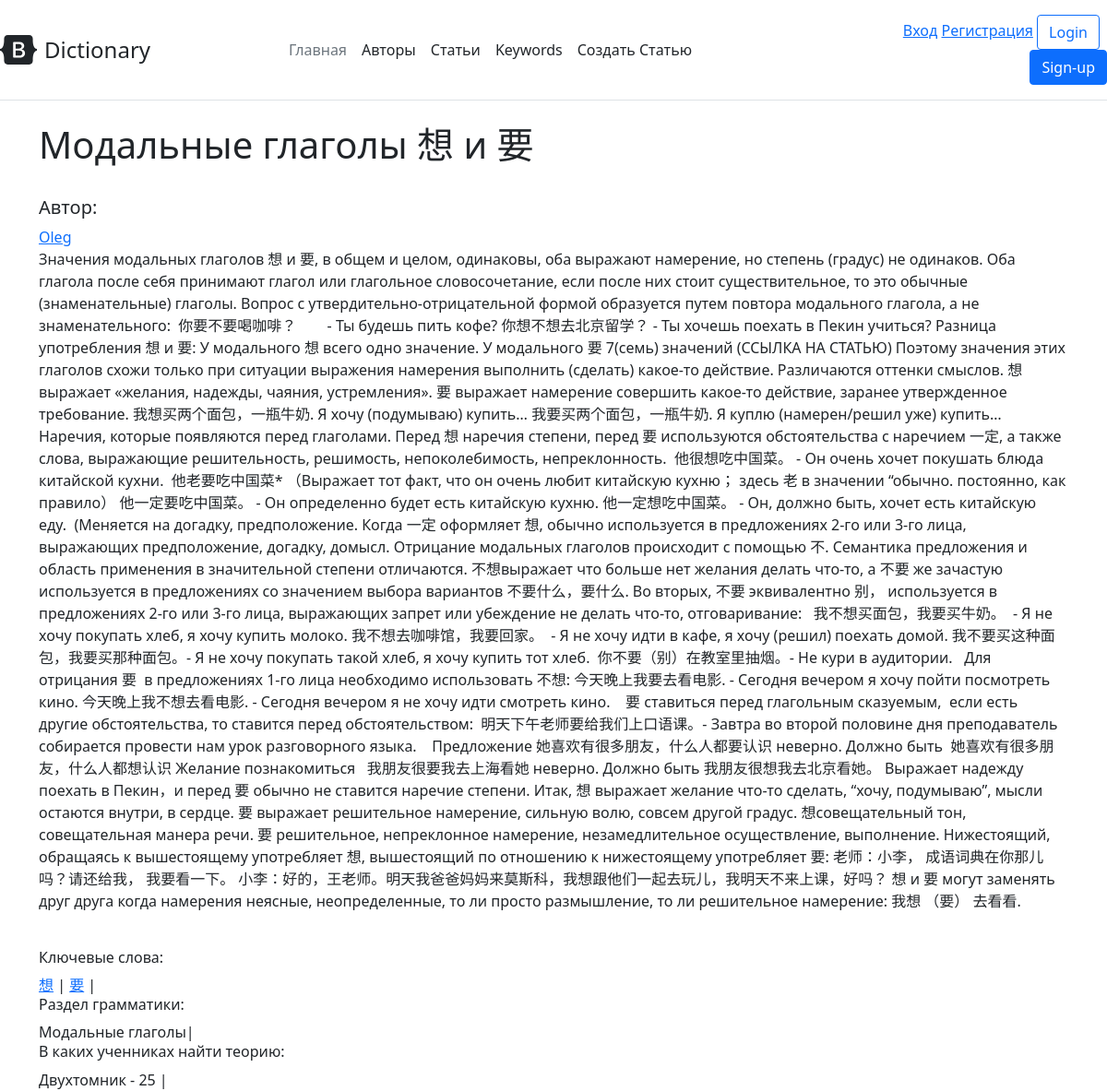
Page /article/xiang-he-yao/ on the committed database.
### dictionary/models.py (models this page shows, shortened)
class Article(models.Model):
    title = models.CharField("Заголовок", max_length=250)
    message = models.TextField("Описание")
    url = models.SlugField(max_length=160, unique=True)
    keywords = models.ManyToManyField(Keyword, verbose_name="Ключевые слова", related_name="article_keywords")
    grammar = models.ManyToManyField(GrammarTopic, verbose_name="Грамматика", related_name="article_grammar", blank=True)
    lessons = models.ManyToManyField(Lesson, verbose_name="Уроки", related_name="article_lesson", blank=True)
    authors = models.ManyToManyField(User, verbose_name="Автор", related_name="article_author")
    draft = models.BooleanField("Черновик", default=False)
    class Meta:
        verbose_name = "Статья"
        verbose_name_plural = "Статьи"

class Keyword(models.Model):
    name = models.CharField("Ключевое слово", max_length=100)
    hsk = models.ForeignKey(Hsk, related_name="hsk_level", on_delete=models.CharField)
    description = models.TextField("Описание", max_length=500, blank=True, null=True)
    def __str__(self):
        return self.name
    def get_absolute_url(self):
        return reverse('keyword_detail', kwargs={"slug": self.name})
    class Meta:
        verbose_name = "Ключевое слово"
        verbose_name_plural = "Ключевые слова"

class GrammarTopic(models.Model):
    title = models.CharField("Тема", max_length=100)
    hsk = models.ForeignKey(Hsk, related_name="hsk_grammar_level", on_delete=models.CharField)
    def __str__(self):
        return self.title
    class Meta:
        verbose_name = "Тема"
        verbose_name_plural = "Темы"

class Lesson(models.Model):    # Разные учебники, порядковы номер в каждом ??
    textbook = models.ForeignKey(Textbook, verbose_name="Учебник", on_delete=models.CharField)
    value = models.SmallIntegerField("Номер урока", default=0)
    grammar = models.ManyToManyField(GrammarTopic, verbose_name="грамматические темы", related_name="lesson_grammar")
    def __str__(self):
        return f'{self.textbook} - {self.value}'
    class Meta:
        verbose_name = "Урок"
        verbose_name_plural = "Уроки"

class Textbook(models.Model):
    title = models.CharField("Название", max_length=250)
    authors = models.ManyToManyField(User, related_name="textbook_author", blank=True)  # нужно ли verbose_name= ??
    image = models.ImageField
    def __str__(self):
        return self.title
    class Meta:
        verbose_name = "Учебное пособие"
        verbose_name_plural = "Учебные пособия"

### users/models.py (models this page shows, shortened)
class User(AbstractUser):
    company = models.CharField("Организация", max_length=100, blank=True)
    description = models.TextField("Описание", blank=True)
    image = models.ImageField("Изображение", upload_to="authors/", blank=True)
    is_author = models.BooleanField(default=False)
    is_teacher = models.BooleanField(default=False)
    is_student = models.BooleanField(default=False)
    def __str__(self):
        return self.username
    class Meta:
        verbose_name = "Пользователь"
        verbose_name_plural = "Пользователи"

### dictionary/views.py (the view)
# urls.py: path('article/<slug:slug>/', ArticleDetailView.as_view(), name="article_detail"),
class ArticleDetailView(DetailView):
    model = Article
    slug_field = "url"
    template_name = "dictionary/article.html"

### dictionary/templates/dictionary/article.html (shortened to what this page needs)
{% extends "dictionary/base.html" %}
{% block content %}
<h1>{{ article.title }}</h1><br>
<h5>Автор:</h5>
{% for author in article.authors.all %}
<a href="{% url 'author_detail' author.username %}">{{ author }}</a>
{% endfor %}
<p>{{ article.message }}</p><br>
{% if article.keywords.all %}
<h6>Ключевые слова:</h6>
{% for keyword in article.keywords.all %}
<a href="{{ keyword.get_absolute_url }}">{{ keyword }}</a> |
{% endfor %}
{% endif %}
{% if article.grammar.all %}
<h6>Раздел грамматики:</h6>
{% for el in article.grammar.all %}
{{ el }}|
{% endfor %}
{% endif %}
{% if article.lessons.all %}
<h6>В каких ученниках найти теорию:</h6>
{% for el in article.lessons.all %}
{{ el }} |
{% endfor %}
{% endif %}
{% endblock %}

### rows in the picture
Article: title "Модальные глаголы 想 и 要", message "Значения модальных глаголов 想 и 要, в общем и целом, одинаковы, оба выражают намерение, но степень (градус) не одинаков. Оба глагола после себя принимают глагол или глагольное словосочетание, если после них стоит существительное, то это обычные (знаменательные) глаголы. Вопрос с утвердительно-отрицательной формой образуется путем повтора модального глагола, а не знаменательного: 你要不要喝咖啡？ - Ты будешь пить кофе? 你想不想去北京留学？ - Ты хочешь поехать в Пекин учиться? Разница употребления 想 и 要: У модального 想 всего одно значение. У модального 要 7(семь) значений (ССЫЛКА НА СТАТЬЮ) Поэтому значения этих глаголов схожи только при ситуации выражения намерения выполнить (сделать) какое-то действие.…"
User: username "Oleg"
Keyword: name "想"
Keyword: name "要"
GrammarTopic: title "Модальные глаголы"
Lesson: textbook+value "Двухтомник - 25"
